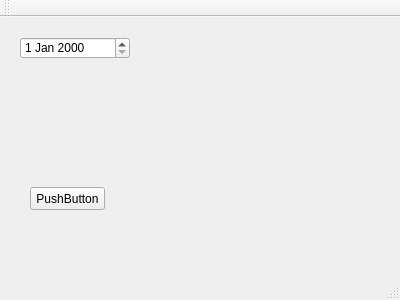
<?xml version="1.0" encoding="UTF-8"?>
<ui version="4.0">
 <class>MainWindow</class>
 <widget class="QMainWindow" name="MainWindow">
  <property name="geometry">
   <rect>
    <x>0</x>
    <y>0</y>
    <width>400</width>
    <height>300</height>
   </rect>
  </property>
  <property name="windowTitle">
   <string>MainWindow</string>
  </property>
  <widget class="QWidget" name="centralWidget">
   <widget class="QDateEdit" name="dateEdit">
    <property name="geometry">
     <rect>
      <x>20</x>
      <y>20</y>
      <width>110</width>
      <height>22</height>
     </rect>
    </property>
   </widget>
   <widget class="QPushButton" name="pushButton">
    <property name="geometry">
     <rect>
      <x>30</x>
      <y>170</y>
      <width>75</width>
      <height>23</height>
     </rect>
    </property>
    <property name="text">
     <string>PushButton</string>
    </property>
   </widget>
  </widget>
  <widget class="QMenuBar" name="menuBar">
   <property name="geometry">
    <rect>
     <x>0</x>
     <y>0</y>
     <width>400</width>
     <height>21</height>
    </rect>
   </property>
  </widget>
  <widget class="QToolBar" name="mainToolBar">
   <attribute name="toolBarArea">
    <enum>TopToolBarArea</enum>
   </attribute>
   <attribute name="toolBarBreak">
    <bool>false</bool>
   </attribute>
  </widget>
  <widget class="QStatusBar" name="statusBar"/>
 </widget>
 <layoutdefault spacing="6" margin="11"/>
 <resources/>
 <connections/>
</ui>
